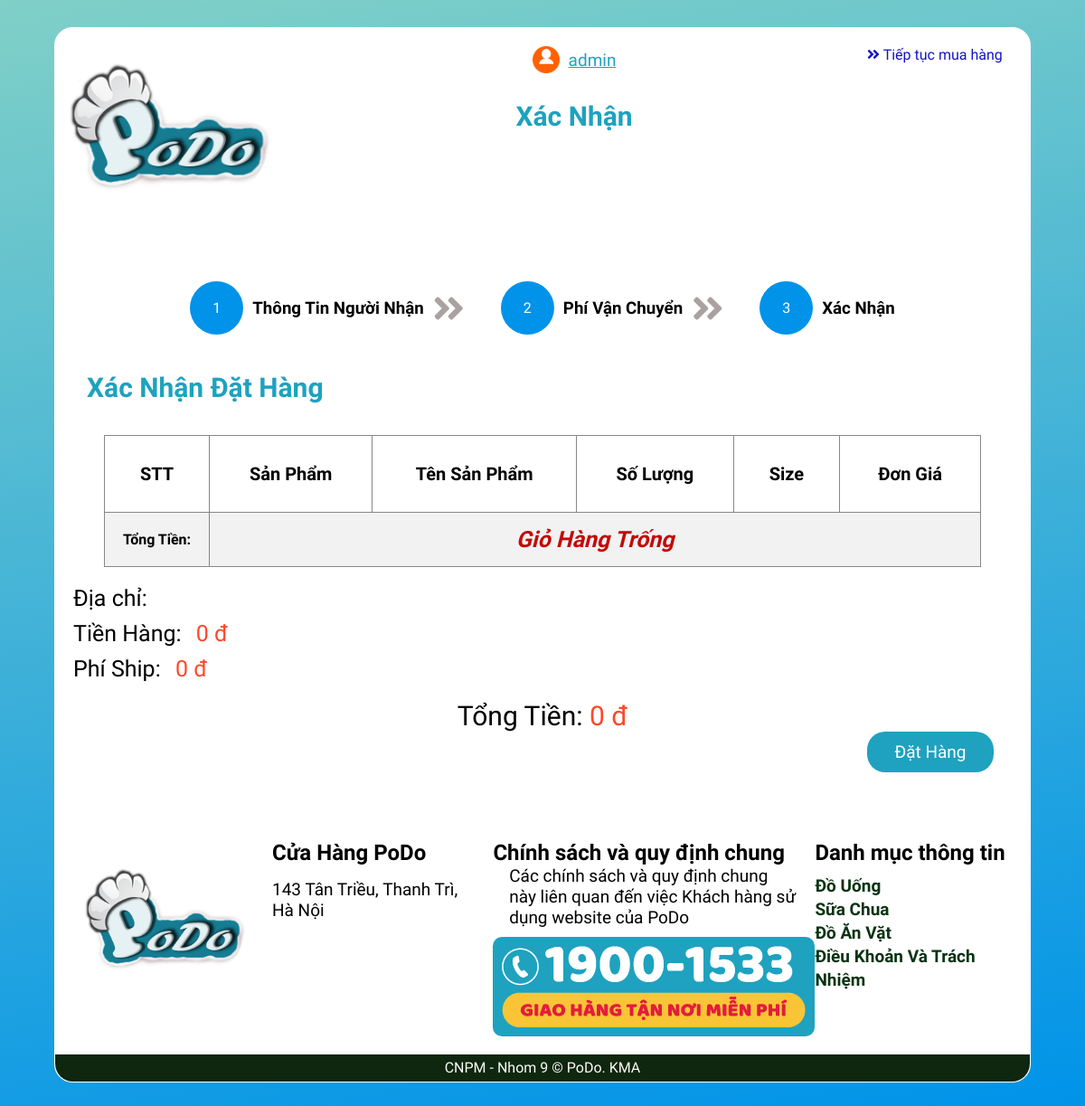
Screenshot of /Cart/insertOrder3.php (signed in) with the database file from the repository.
### tables this page shows
CREATE TABLE `user` (
  `idUser` int(11) NOT NULL,
  `userName` varchar(200) NOT NULL,
  `passWord` varchar(50) NOT NULL,
  `email` varchar(50) NOT NULL,
  `phone` varchar(50) NOT NULL COMMENT 'Số Điện Thoại',
  `fullName` varchar(50) NOT NULL COMMENT 'Họ và Tên',
  `isAdmin` bit(1) NOT NULL,
  `id_role` int(11) NOT NULL COMMENT 'Mã Vai Trò',
  `image` varchar(200) NOT NULL COMMENT 'avata',
  `adress` varchar(200) NOT NULL COMMENT 'Địa Chỉ',
  `disabled` bit(1) NOT NULL COMMENT 'Cấm truy cập'
);

CREATE TABLE `information` (
  `id_information` int(11) NOT NULL,
  `logo` varchar(200) NOT NULL COMMENT 'url logo',
  `address1` varchar(200) NOT NULL COMMENT 'địa chỉ 1',
  `phone` varchar(50) NOT NULL COMMENT 'số điện thoại',
  `email` varchar(200) NOT NULL COMMENT 'email'
);

### Cart/insertOrder3.php (the view, shortened to what this page needs)
<?php
require_once('../Library/library.php');
if (isset($_SESSION['user'])) {
?>
<!DOCTYPE html>
<html lang="en">
<head>
  <link rel="stylesheet" href="https://use.fontawesome.com/releases/v5.15.3/css/all.css" />
  <link rel="stylesheet" href="./style-cart.css" />
</head>
<body>
  <div class="container">
    <header>
      <?php
        if(isset($_SESSION['user'])) {
          $idCustomer = $_SESSION['user']['idUser'];
          $conn = connectDB();
          $result = $conn -> query("SELECT * FROM user INNER JOIN information ON idUser = ".$idCustomer."");
          $row = $result -> fetch_assoc();
          echo'
            <img src="../images/'.$row['logo'].'" alt="" />
            <div class="admin__cart">
              <span class="user_name"><img class="img_user" src="../images/avata/'.$row['image'].'">'.$row['userName'].'</span>
              <span class="title_cart">Xác Nhận</span>
            </div>
            <a href="../index.php"><i class="fas fa-angle-double-right"></i> Tiếp tục mua hàng</a>
          ';
        }
      ?>
    </header>
    <main>
      <div class="orderStep">
        <div class="orderStep__item active">
          <div class="number__title">
            <span>1</span>
          </div>
          <div class="content__title">
            <h3>Thông Tin Người Nhận</h3>
          </div>
          <i class="fas fa-angle-double-right"></i>
        </div>
        <div class="orderStep__item active">
          <div class="number__title">
            <span>2</span>
          </div>
          <div class="content__title">
            <h3 class="">Phí Vận Chuyển</h3>
          </div>
          <i class="fas fa-angle-double-right"></i>
        </div>
        <div class="orderStep__item active">
          <div class="number__title">
            <span>3</span>
          </div>
          <div class="content__title">
            <h3 class="">Xác Nhận</h3>
          </div>
        </div>
      </div>
      <div class="pay">
        <div class="pay__confirm">
          <div class="title__shipFee">
                <h2>Xác Nhận Đặt Hàng</h2>
          </div>
          <div class="content__order">
            <div class="showCart">
              <table>
                <tr>
                  <th class="mobl1">STT</th>
                  <th>Sản Phẩm</th>
                  <th>Tên Sản Phẩm</th>
                  <th>Số Lượng</th>
                  <th>Size</th>
                  <th>Đơn Giá</th>
                </tr>
                <?php
                  if(isset($_SESSION['user'])) {
                    $totalPrice = 0;
                  }
                ?>
                <tr class="totalCash">
                  <td>Tổng Tiền:</td>
                    <?php
                    if(isset($_SESSION['user'])) {
                      if ($totalPrice > 0) {
                        echo '<td colspan="7" class="showTotalCash">'.number_format($totalPrice).' đ</td>';
                      } else {
                        echo '<td colspan="7" class="showTotalCash">Giỏ Hàng Trống</td>';
                      }
                    } else {
                      echo '
                        <td colspan="7" class="showTotalCash">Giỏ Hàng Trống</td>
                      ';
                    }
                  ?>
                </tr>
              </table>
            </div>
          </div>
        </div>
        <div class="orderDetail__information">
          <div class="orderDetail__information-item">
            <label for="">Địa chỉ: </label>
            <span class="adress"><?php echo $_SESSION['infOrder']['adress'] ?></span>
          </div>
          <div class="orderDetail__information-item">
            <label for="">Tiền Hàng: </label>
            <span class="price__sale"><?php echo number_format($totalPrice); ?> đ</span>
          </div>
          <div class="orderDetail__information-item">
            <label for="">Phí Ship: </label>
            <span class="price__sale"><?php echo number_format($_SESSION['infOrder']['feeShip']); ?> đ</span>
          </div>
        </div>
        <div class="total__cash">
          <label for="">Tổng Tiền:</label>
          <span><?php echo number_format($totalPrice + $_SESSION['infOrder']['feeShip'] );?> đ</span>
        </div>
        <div class="bnt__submit">
          <form action="" method="post">
            <button name="submitOrder">Đặt Hàng</button>
          </form>
        </div>
      </div>
    </main>
    <footer>
        <div class="section_information">
          <div class="section_information_address">
            <div class="logo-footer">
              <?php logo(0);?>
            </div>
            <div class="information_address">
              <h2>Cửa Hàng PoDo</h2>
              <ul>
                <?php
                $conn = connectDB();
                $result = $conn->query("SELECT * FROM information");
                if ($result->num_rows > 0) {
                  $row = $result->fetch_assoc();
                    echo '
                      <li>'.$row['address1'].'</li>
                    ';
                }
                ?>
              </ul>
            </div>
          </div>
          <div class="contact_information">
            <h2>Chính sách và quy định chung</h2>
            <div class="contact_information_content">
              <p class="contact_information_content_sub">
              Các chính sách và quy định chung này liên quan đến việc Khách hàng sử dụng website của PoDo
              </p>
              <img src="../images/hostline.png" alt="">
            </div>
          </div>
          <div class="list_product_footer">
            <h2>Danh mục thông tin</h2>
            <ul>
              <li><a href="">Đồ Uống</a></li>
              <li><a href="">Sữa Chua</a></li>
              <li><a href="">Đồ Ăn Vặt</a></li>
              <li><a href="">Điều Khoản Và Trách Nhiệm</a></li>
            </ul>
          </div>
        </div>
        <div class="copy_right">
          <p>CNPM - Nhom 9 © PoDo. KMA</p>
        </div>
      </footer>
  </div>
</body>
</html>
<?php } ?>

### Library/library.php (shortened to what this page needs)
<?php
function logo($note)
{
    $conn = connectDB();
    $result = $conn->query("SELECT * FROM information ");
    $row = $result->fetch_assoc();
    if ($note == 0) {
        echo '
            <img class="img-fluid" src="../images/' . $row['logo'] . '" alt="Theme-Logo" />
        ';
    } else if ($note == 1) {
        echo '
            <img class="img-fluid" src="../../images/' . $row['logo'] . '" alt="Theme-Logo" />
        ';
    } else if ($note == 2) {
        echo '
            <img src="./images/' . $row['logo'] . '" alt="logo PoDo" />
        ';
    } else if ($note == 3) {
        echo '
            <img src="./images/' . $row['logo'] . '" alt="logo PoDo" />
        ';
    }
}
?>

### Cart/style-cart.css (style rules this page uses)
* { padding: 0; margin: 0; box-sizing: border-box; }
body { background-color: #0093E9; background-image: linear-gradient(350deg, #0093E9 0%, #80D0C7 100%); }
.container { width: 90%; margin: 30px auto; border-radius: 20px; background-color: rgba(160, 160, 160, 0.315); font-family: "Itim", cursive; border: 1px solid #fff; background-color: #fff; }
header { display: flex; align-items: flex-start; justify-content: space-between; background-color: #fff; border-radius: 20px 20px 0 0; }
header img { width: 250px; }
header a { color: rgb(20, 20, 199); text-decoration: none; font-weight: border; margin-top: 20px; margin-right: 20px; width: 160px; }
header a i { transition: 0.5s; }
span.user_name { color: var(--bg-color); margin-top: 20px; margin-bottom: 30px; font-size: 19px; text-decoration: underline; display: flex; align-items: center; justify-content: center; }
.img_user { width: 30px; height: 30px; margin: 0; margin-right: 10px; }
.title_cart { font-size: 30px; color: var(--bg-color); font-weight: 600; margin: 55px 0; }
main { background-color: #fff; }
tr, th, td { border: 1px solid rgb(139, 134, 134); }
table { border-collapse: collapse; width: 90%; margin: 10px auto; background-color: rgba(255, 255, 255, 0.329); }
table tr:nth-child(even) { background-color: #f2f2f2; }
.totalCash td { font-weight: 900; }
.showTotalCash { color: rgb(196, 10, 10); font-size: 25px; padding: 30px 0; height: 60px; font-style: oblique; }
.showCart th { padding: 30px; font-size: 20px; }
.showCart td { text-align: center; padding: 10px 0; }
.orderStep { display: flex; width: 80%; height: 70px; margin: 0 auto; margin-top: 50px; justify-content: center; }
.orderStep__item { display: flex; margin: 0 20px; background: none; align-items: center; }
.number__title span { padding: 20px 25px; background-color: #929597; color: #fff; border-radius: 50%; }
.content__title h3 { padding-left: 10px; color: #929597; }
.orderStep__item i { line-height: 70px; font-size: 40px; color: rgb(170, 161, 161); padding-left: 10px; }
.active span { background-color: #0093E9; }
.active h3 { color: #000; }
.pay { margin-top: 10px; }
.title__shipFee { font-size: 20px; color: var(--bg-color); margin: 35px; }
.orderDetail__information { margin: 20px; }
.orderDetail__information-item { margin: 10px 0; }
.orderDetail__information-item label { font-size: 25px; }
.orderDetail__information-item .price__sale { color: var(--textPrice-color); font-size: 25px; padding: 0 10px; }
.orderDetail__information-item .adress { font-size: 25px; padding: 0 10px; color: var(--bg-color); }
.total__cash { text-align: center; font-size: 30px; }
.total__cash span { color: var(--textPrice-color); }
.bnt__submit button { width: 140px; height: 45px; background-color: var(--bg-color); color: #fff; border: none; font-size: 19px; font-weight: 500; font-family: 'Itim'; border-radius: 20px; outline: none; float: right; margin-right: 40px; cursor: pointer; }
footer { margin-top: 100px; }
.section_information { display: flex; margin: 0 20px; padding: 20px 0; justify-content: space-around; }
.section_information_address { display: flex; }
.section_information_address img { border-radius: 50%; width: 200px; }
.information_address { padding: 0 20px; }
.information_address ul { padding-top: 10px; }
.information_address li { list-style-type: none; font-size: 19px; padding: 5px 0; }
.contact_information { flex: 0.9; }
.contact_information_content { font-size: 19px; border-radius: 5px; }
.contact_information_content p { width: 90%; margin: auto; }
.contact_information_content img { display: block; margin: auto; background-color: var(--bg-color); padding: 10px; border-radius: 10px; margin-top: 10px; }
.list_product_footer ul { padding-top: 10px; }
.list_product_footer li { list-style-type: none; line-height: 25px; }
.list_product_footer a { text-decoration: none; font-size: 19px; color: rgb(9, 51, 18); font-weight: 700; }
.copy_right { width: 100%; height: 30px; color: rgb(255, 251, 251); background-color: #0e270e; line-height: 30px; text-align: center; border-end-end-radius: 20px; border-end-start-radius: 20px; }

### Cart/insertOrder3.php (style rules this page uses)
:root { --bg-color: #1ea2bf; --textName-color : #157332; --textPrice-color: #fb492c; }

### rows the page displays
user: information.logo (picture), image (picture), userName "admin"
information: logo (picture), address1 "143 Tân Triều, Thanh Trì, Hà Nội"

### other values shown
$totalPrice "0"
$_SESSION['infOrder']['feeShip'] "0"
$totalPrice + $_SESSION['infOrder']['feeShip'] "0"
